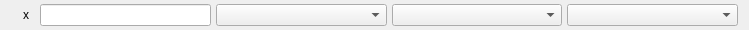
<?xml version="1.0" encoding="UTF-8"?>
<ui version="4.0">
 <class>NodeWidget</class>
 <widget class="QWidget" name="NodeWidget">
  <property name="geometry">
   <rect>
    <x>0</x>
    <y>0</y>
    <width>749</width>
    <height>30</height>
   </rect>
  </property>
  <property name="sizePolicy">
   <sizepolicy hsizetype="Preferred" vsizetype="Minimum">
    <horstretch>0</horstretch>
    <verstretch>0</verstretch>
   </sizepolicy>
  </property>
  <property name="windowTitle">
   <string>Form</string>
  </property>
  <layout class="QHBoxLayout" name="horizontalLayout">
   <property name="spacing">
    <number>5</number>
   </property>
   <property name="topMargin">
    <number>0</number>
   </property>
   <property name="bottomMargin">
    <number>0</number>
   </property>
   <item>
    <widget class="QLabel" name="lblNodeName">
     <property name="sizePolicy">
      <sizepolicy hsizetype="Minimum" vsizetype="Minimum">
       <horstretch>0</horstretch>
       <verstretch>0</verstretch>
      </sizepolicy>
     </property>
     <property name="minimumSize">
      <size>
       <width>24</width>
       <height>0</height>
      </size>
     </property>
     <property name="maximumSize">
      <size>
       <width>26</width>
       <height>16777215</height>
      </size>
     </property>
     <property name="layoutDirection">
      <enum>Qt::LeftToRight</enum>
     </property>
     <property name="text">
      <string>x</string>
     </property>
     <property name="alignment">
      <set>Qt::AlignRight|Qt::AlignTrailing|Qt::AlignVCenter</set>
     </property>
     <property name="margin">
      <number>0</number>
     </property>
     <property name="indent">
      <number>6</number>
     </property>
    </widget>
   </item>
   <item>
    <widget class="QLineEdit" name="lineEdit">
     <property name="sizePolicy">
      <sizepolicy hsizetype="MinimumExpanding" vsizetype="Fixed">
       <horstretch>0</horstretch>
       <verstretch>0</verstretch>
      </sizepolicy>
     </property>
     <property name="minimumSize">
      <size>
       <width>130</width>
       <height>0</height>
      </size>
     </property>
    </widget>
   </item>
   <item>
    <widget class="QComboBox" name="comboBox">
     <property name="sizePolicy">
      <sizepolicy hsizetype="MinimumExpanding" vsizetype="Fixed">
       <horstretch>0</horstretch>
       <verstretch>0</verstretch>
      </sizepolicy>
     </property>
    </widget>
   </item>
   <item>
    <widget class="QComboBox" name="comboBox_2">
     <property name="sizePolicy">
      <sizepolicy hsizetype="MinimumExpanding" vsizetype="Fixed">
       <horstretch>0</horstretch>
       <verstretch>0</verstretch>
      </sizepolicy>
     </property>
    </widget>
   </item>
   <item>
    <widget class="QComboBox" name="comboBox_3">
     <property name="sizePolicy">
      <sizepolicy hsizetype="MinimumExpanding" vsizetype="Fixed">
       <horstretch>0</horstretch>
       <verstretch>0</verstretch>
      </sizepolicy>
     </property>
    </widget>
   </item>
  </layout>
 </widget>
 <resources/>
 <connections/>
</ui>
